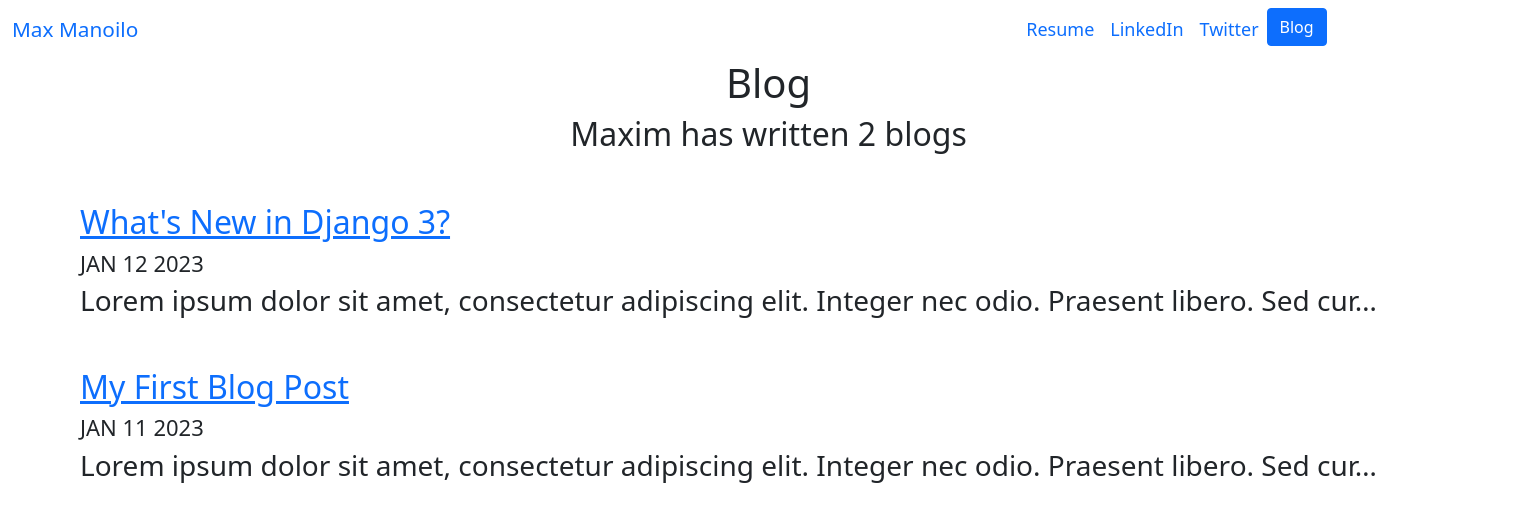
Screenshot of /blog/ with the database file from the repository.
### blog/models.py (models this page shows, shortened)
class Blog(models.Model):
    title = models.CharField(max_length=450)
    date = models.DateField()
    description = models.CharField(max_length=10000)

### blog/views.py (the view)
# urls.py: path('', views.all_blogs, name='all_blogs'),
def all_blogs(request):
    blogs = Blog.objects.order_by('-date')
    return render(request, 'blog/all_blogs.html', {'blogs': blogs})

### blog/templates/blog/all_blogs.html
{% extends 'portfolio/base.html' %}
{% load static %}
{% block content %}
<h1 class="title">Blog</h1>
<h2 class="title">Maxim has written {{ blogs.count }} blog{{ blogs.count|pluralize }}</h2>
{% for blog in blogs %}
<div class="blog">
    <a href="{% url 'blog:detail' blog.id %}"><h2>{{ blog.title }}</h2></a>
    <h1 class="date">{{ blog.date|date:'M d Y'|upper  }}</h1>
    <h1 class="description">{{ blog.description|striptags|truncatechars:100}}</h1>
</div>
{% endfor %}
{% endblock %}

### portfolio/static/portfolio/customer.css (style rules this page uses)
.title { text-align: center; }
.blog { margin-top: 50px; margin-left: 80px; }
.date { font-size: 22px; }
.description { font-size: 28px; }

### rows the page displays
Blog: title "What's New in Django 3?", date "JAN 12 2023", description "Lorem ipsum dolor sit amet, consectetur adipiscing elit. Integer nec odio. Praesent libero. Sed cur…"
Blog: title "My First Blog Post", date "JAN 11 2023", description "Lorem ipsum dolor sit amet, consectetur adipiscing elit. Integer nec odio. Praesent libero. Sed cur…"

### other values shown
{{ blogs.count }} "2"
